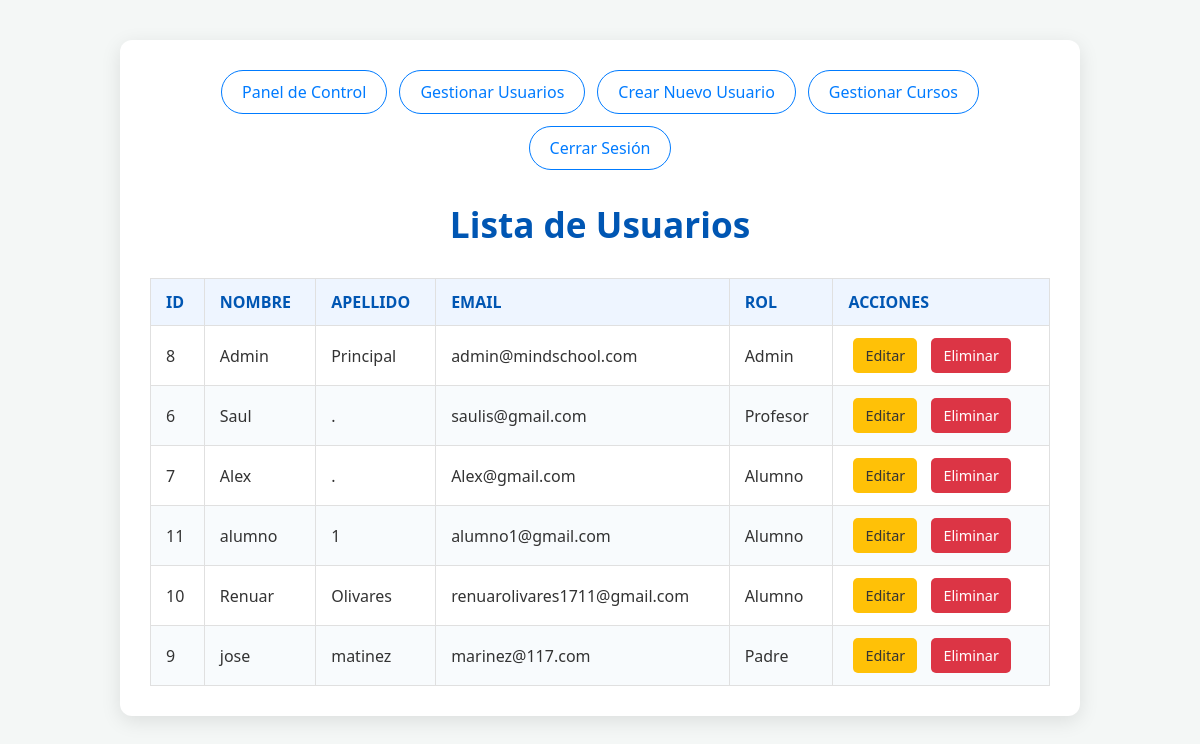
/paginas/usuarios/listar_alumnos.php (signed in), run on the app's committed database.
### tables this page shows
CREATE TABLE `usuarios` (
  `id_usuario` int(11) NOT NULL,
  `nombre` varchar(100) NOT NULL,
  `apellido` varchar(100) NOT NULL,
  `rol_usuario` varchar(50) NOT NULL DEFAULT 'alumno',
  `email` varchar(255) NOT NULL,
  `password_hash` varchar(255) NOT NULL,
  `google_id` varchar(255) DEFAULT NULL,
  `fecha_nacimiento` date DEFAULT NULL,
  `genero` enum('masculino','femenino','otro') DEFAULT NULL,
  `telefono` varchar(20) DEFAULT NULL,
  `direccion` text DEFAULT NULL,
  `avatar` varchar(255) DEFAULT NULL,
  `rol` enum('admin','profesor','alumno','padre') NOT NULL,
  `fecha_registro` datetime DEFAULT current_timestamp(),
  `ultimo_acceso` datetime DEFAULT NULL,
  `estado` enum('activo','inactivo','suspendido') DEFAULT 'activo',
  `token_recuperacion` varchar(255) DEFAULT NULL,
  `expiracion_token` datetime DEFAULT NULL,
  `password` varchar(255) NOT NULL
);

### paginas/usuarios/listar_alumnos.php (the view, shortened to what this page needs)
<?php
include_once '../../includes/db.php';
$usuarios = [];
$sql = "SELECT id_usuario, nombre, apellido, email, rol FROM usuarios ORDER BY rol, apellido, nombre";
$resultado = $conexion->query($sql);
if ($resultado) {
    while ($fila = $resultado->fetch_assoc()) {
        $usuarios[] = $fila;
    }
} else {
    $mensaje_error = "Error al cargar los usuarios: " . $conexion->error;
}
?>
<!DOCTYPE html>
<html lang="es">
<head>
</head>
<body>
    <div class="container">
        <div class="navegacion">
            <a href="<?php echo RUTA_BASE; ?>dashboard.php">Panel de Control</a>
            <a href="<?php echo RUTA_BASE; ?>paginas/usuarios/listar_alumnos.php">Gestionar Usuarios</a>
            <a href="<?php echo RUTA_BASE; ?>paginas/usuarios/crear_usuario.php">Crear Nuevo Usuario</a>
            <a href="<?php echo RUTA_BASE; ?>paginas/cursos/listar_cursos.php">Gestionar Cursos</a>
            <a href="<?php echo RUTA_BASE; ?>cerrar_sesion.php">Cerrar Sesión</a>
        </div>
        <h1>Lista de Usuarios</h1>
        <?php if (!empty($usuarios)): ?>
            <table>
                <thead>
                    <tr>
                        <th>ID</th>
                        <th>Nombre</th>
                        <th>Apellido</th>
                        <th>Email</th>
                        <th>Rol</th>
                        <th>Acciones</th>
                    </tr>
                </thead>
                <tbody>
                    <?php foreach ($usuarios as $usuario): ?>
                        <tr>
                            <td><?php echo htmlspecialchars($usuario['id_usuario']); ?></td>
                            <td><?php echo htmlspecialchars($usuario['nombre']); ?></td>
                            <td><?php echo htmlspecialchars($usuario['apellido']); ?></td>
                            <td><?php echo htmlspecialchars($usuario['email']); ?></td>
                            <td><?php echo htmlspecialchars(ucfirst($usuario['rol'])); ?></td>
                            <td class="acciones">
                                <a href="<?php echo RUTA_BASE; ?>paginas/usuarios/editar_alumno.php?id=<?php echo htmlspecialchars($usuario['id_usuario']); ?>" class="editar">Editar</a>
                                <a href="<?php echo RUTA_BASE; ?>paginas/usuarios/eliminar_usuario.php?id=<?php echo htmlspecialchars($usuario['id_usuario']); ?>" class="eliminar" onclick="return confirm('¿Estás seguro de que quieres eliminar a este usuario (<?php echo htmlspecialchars($usuario['nombre'] . ' ' . $usuario['apellido']); ?>)? Esta acción es irreversible.');">Eliminar</a>
                            </td>
                        </tr>
                    <?php endforeach; ?>
                </tbody>
            </table>
        <?php else: ?>
            <p class="no-usuarios">No hay usuarios registrados en el sistema.</p>
        <?php endif; ?>
    </div>
</body>
</html>

### paginas/usuarios/listar_alumnos.php (style rules this page uses)
body { font-family: 'Segoe UI', Tahoma, Geneva, Verdana, sans-serif; margin: 0; padding: 20px; background-color: #f4f7f6; color: #333; }
.container { max-width: 900px; margin: 20px auto; padding: 30px; background-color: #ffffff; border-radius: 12px; box-shadow: 0 5px 20px rgba(0,0,0,0.1); }
h1 { text-align: center; color: #0056b3; margin-bottom: 30px; font-size: 2.2em; font-weight: 600; }
.navegacion { margin-bottom: 30px; text-align: center; display: flex; justify-content: center; flex-wrap: wrap; gap: 12px; }
.navegacion a { text-decoration: none; color: #007bff; padding: 10px 20px; border: 1px solid #007bff; border-radius: 25px; transition: background-color 0.3s ease, color 0.3s ease, transform 0.2s ease; font-weight: 500; white-space: nowrap; }
table { width: 100%; border-collapse: collapse; margin-top: 20px; }
th, td { padding: 12px 15px; border: 1px solid #e0e0e0; text-align: left; }
th { background-color: #eef5ff; color: #0056b3; font-weight: 600; text-transform: uppercase; }
tr:nth-child(even) { background-color: #f8fbfd; }
.acciones a { display: inline-block; margin: 0 5px; padding: 8px 12px; border-radius: 5px; text-decoration: none; font-size: 0.9em; font-weight: 500; transition: background-color 0.3s ease, color 0.3s ease; }
.acciones .editar { background-color: #ffc107; color: #333; }
.acciones .eliminar { background-color: #dc3545; color: white; }

### data on the page
usuarios: id_usuario "8", nombre "Admin", apellido "Principal", email "admin@mindschool.com", rol "Admin"
usuarios: id_usuario "6", nombre "Saul", apellido ".", email "saulis@gmail.com", rol "Profesor"
usuarios: id_usuario "7", nombre "Alex", apellido ".", email "Alex@gmail.com", rol "Alumno"
usuarios: id_usuario "11", nombre "alumno", apellido "1", email "alumno1@gmail.com", rol "Alumno"
usuarios: id_usuario "10", nombre "Renuar", apellido "Olivares", email "renuarolivares1711@gmail.com", rol "Alumno"
usuarios: id_usuario "9", nombre "jose", apellido "matinez", email "marinez@117.com", rol "Padre"
